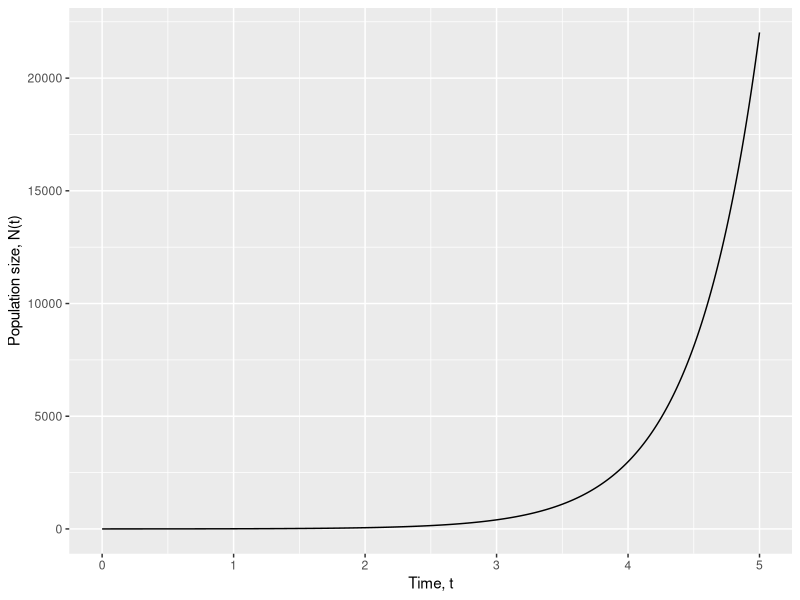
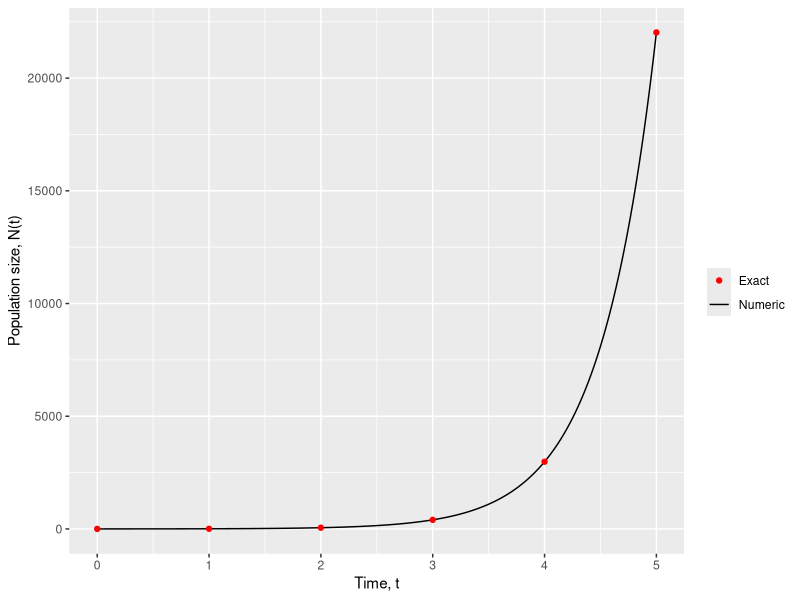

The R source for these figures, in order:
# Session 2 cumulative checkpoint: Part 1

#| echo: true
#| warning: false
library(deSolve)
library(tidyverse)

# Define model parameters and store values in a labelled vector
parameters <- c(r = 2) # Growth rate

# Specify the initial conditions, define state variables and assign initial values
initial_population <- 1 # Start with an initial population size N(0) = 1
state <- c(N = initial_population) # Specify the state variables and initialize them to their initial values

# We specify the system of differential equations as a function in R
# Here we specify a function with three arguments:
# 1. t : time, which is the dependent variable in our case
# 2. state : a vector of state variables
# 3. parameters : a vector of parameters (ie fixed variables)
population_exponential_growth <- function(t, state, parameters) {
    # Initialize an environment with the elements of state and parameters as local variables
    with(as.list(c(state, parameters)), {
        dNdt <- r * N # The model equation
        list(c(dNdt)) # Return the population growth rate dNdt
    })
}

# Start with an initial time of t=0 and solve up to t=5 with time increments of 0.01
times <- seq(from = 0, to = 5, by = 0.01)

# Here we specify four arguments of the ode function:
# 1. y : the state variables
# 2. times : the time lattice over which we solve the differential equation
# 3. func : our differential equation given in terms of our state variables and model parameters
# 4. parms : our model parameters
out <- ode(y = state, times = times, func = population_exponential_growth, parms = parameters)

head(out)

ggplot(data = tibble::as_tibble(out), aes(x=time, y=N)) +
    geom_line() +
    labs(x = "Time, t", y="Population size, N(t)")

# Create a coarse time lattice for display purposes
times_coarse <- seq(from = 0, to = 5, by = 1)
# Calculate the exact solution given the model parameters and initial conditions
exact_population <- initial_population * exp(parameters["r"] * times_coarse)

exact_solution <- tibble::tibble(time = times_coarse, exact_population)

ggplot() +
    geom_line(data = tibble::as_tibble(out), aes(x=time, y=N, colour="Numeric")) +
    geom_point(data = exact_solution, aes(x=time, y=exact_population, colour="Exact")) +
    labs(x = "Time, t", y="Population size, N(t)", colour="") +
    scale_color_manual(values=c("red","black"))
